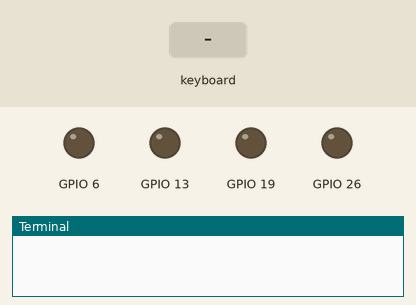
Bench run of a program on a simulated Raspberry Pi (BCM pin numbers). Parts: output pins drawn as LEDs (lit = HIGH), the last lines printed to the terminal. The inputs (shaded band) are chosen by the test bench. The pygame window is not drawn.

Above: at 1.2 s.
1.3 s: key "w" typed on the keyboard
At 1.39 s:
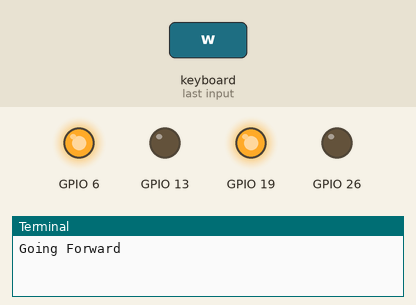
2.9 s: key "s" typed on the keyboard
At 2.99 s:
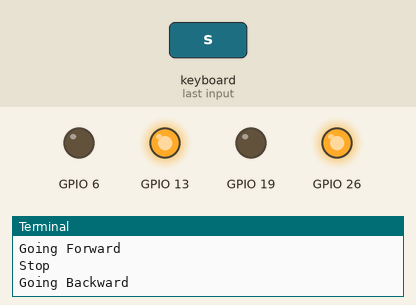
4.5 s: key "a" typed on the keyboard
At 4.57 s:
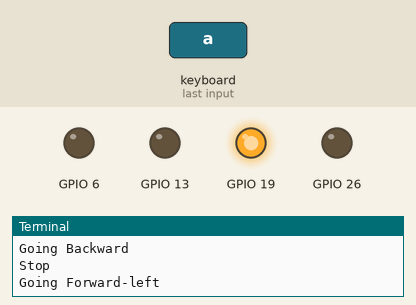
6.1 s: key "z" typed on the keyboard
At 6.17 s:
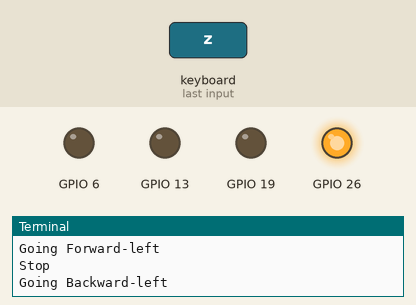
7.7 s: key "d" typed on the keyboard
At 7.77 s:
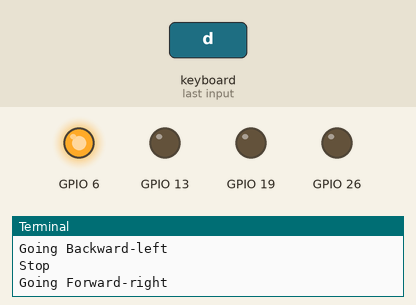
9.3 s: key "c" typed on the keyboard
At 9.37 s:
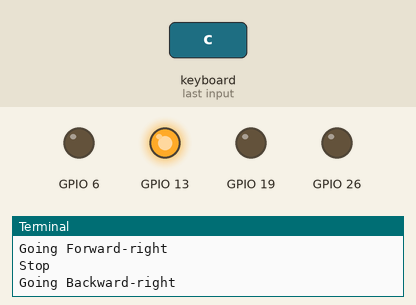
Timing chart, 0 to 11.9 s (numbered marks = the images above; inputs shaded):
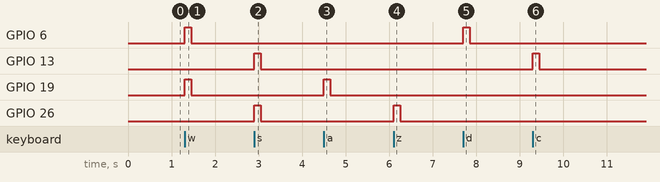

Measured:
- after the input at 1.3 s, GPIO 6, GPIO 19: LOW → HIGH at once, → LOW 0.15 s later
- after the input at 2.9 s, GPIO 13, GPIO 26: LOW → HIGH at once, → LOW 0.15 s later
- after the input at 4.5 s, GPIO 19: LOW → HIGH at once, → LOW 0.15 s later
- after the input at 6.1 s, GPIO 26: LOW → HIGH at once, → LOW 0.15 s later
- after the input at 7.7 s, GPIO 6: LOW → HIGH at once, → LOW 0.15 s later
- after the input at 9.3 s, GPIO 13: LOW → HIGH at once, → LOW 0.15 s later

The program:

Pygame_Motors.py
```python
from time import sleep
import pygame as pg
from MoMotors import *
import RPi.GPIO as GPIO

Pins()

pg.init()
pg.display.set_mode((100,100),0)

speed = 1

while True:
    for event in pg.event.get():
        if event.type == pg.KEYDOWN:

            if event.key == pg.K_x:
                print("Coming soon")

            elif event.key == pg.K_w:
                print("Going Forward")
                Forward(speed)

            elif event.key == pg.K_s:
                print("Going Backward")
                Backward(speed)

            elif event.key == pg.K_a:
                print("Going Forward-left")
                Forwardleft(speed)

            elif event.key == pg.K_z:
                print("Going Backward-left")
                Backleft(speed)

            elif event.key == pg.K_d:
                print("Going Forward-right")
                Forwardright(speed)

            elif event.key == pg.K_c:
                print("Going Backward-right")
                Backright(speed)

            elif event.key == pg.K_e:
                print("Doing a Circle-right")
                Circleright(speed)

            elif event.key == pg.K_q:
                print("Doing a Circle-left")
                Circleleft(speed)

            elif event.key == pg.K_l:
                print("Exiting!")
                GPIO.cleanup()
                pg.quit()
                break

        elif event.type == pg.QUIT:
            print("Exiting!")
            GPIO.cleanup()
            pg.quit()
            break

        elif event.type == pg.KEYUP:
                Stop()
                print("Stop")

GPIO.cleanup()
```

MoMotors.py
```python
from gpiozero import PWMOutputDevice

Mr1 = 0
Mr2 = 0
Ml1 = 0
Ml2 = 0

def Pins(W = 19,X = 26,Y = 6,Z = 13):
    global Mr1
    global Mr2
    global Ml1
    global Ml2
    Mr1 = PWMOutputDevice(W)
    Mr2 = PWMOutputDevice(X)
    Ml1 = PWMOutputDevice(Y)
    Ml2 = PWMOutputDevice(Z)
def Forward(speed = 1):
    Mr1.value = speed
    Mr2.value = 0
    Ml1.value = speed
    Ml2.value = 0
def Backward(speed = 1):
    Mr1.value = 0
    Mr2.value = speed
    Ml1.value = 0
    Ml2.value = speed
def Forwardleft(speed = 1):
    Mr1.value = speed
    Mr2.value = 0
    Ml1.value = 0
    Ml2.value = 0
def Forwardright(speed = 1):
    Mr1.value = 0
    Mr2.value = 0
    Ml1.value = speed
    Ml2.value = 0
def Backleft(speed = 1):
    Mr1.value = 0
    Mr2.value = speed
    Ml1.value = 0
    Ml2.value = 0
def Backright(speed = 1):
    Mr1.value = 0
    Mr2.value = 0
    Ml1.value = 0
    Ml2.value = speed
def Circleleft(speed = 1):
    Mr1.value = speed
    Mr2.value = 0
    Ml1.value = 0
    Ml2.value = speed
def Circleright(speed = 1):
    Mr1.value = 0
    Mr2.value = speed
    Ml1.value = speed
    Ml2.value = 0
def Stop():
    Mr1.value = 0
    Mr2.value = 0
    Ml1.value = 0
    Ml2.value = 0
```
